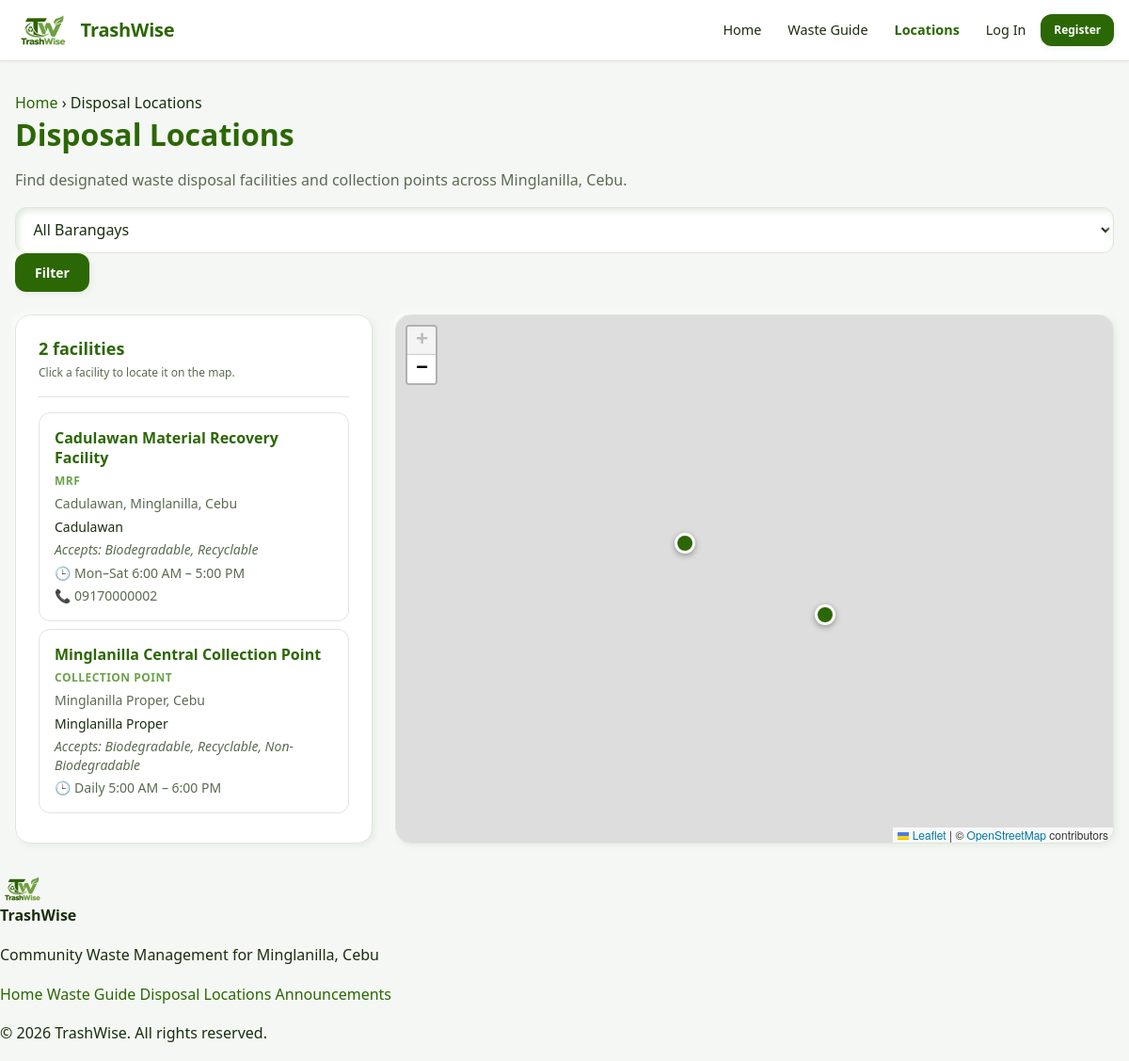
Page /modules/locations/disposal-locations.php on the committed database.
### tables this page shows
CREATE TABLE disposal_locations (
    location_id         INT UNSIGNED NOT NULL AUTO_INCREMENT,
    barangay_id         INT UNSIGNED NOT NULL,
    location_name       VARCHAR(255) NOT NULL,
    facility_type       VARCHAR(100) DEFAULT NULL,
    address             VARCHAR(500) NOT NULL,
    latitude            DECIMAL(10,8) DEFAULT NULL,
    longitude           DECIMAL(11,8) DEFAULT NULL,
    accepted_categories VARCHAR(500) DEFAULT NULL,
    operating_hours     VARCHAR(255) DEFAULT NULL,
    contact_number      VARCHAR(20)  DEFAULT NULL,
    is_active           TINYINT(1)   NOT NULL DEFAULT 1,
    created_at          DATETIME     NOT NULL DEFAULT CURRENT_TIMESTAMP,
    PRIMARY KEY (location_id),
    KEY idx_locations_barangay (barangay_id),
    KEY idx_locations_active   (is_active),
    CONSTRAINT fk_locations_barangay
        FOREIGN KEY (barangay_id) REFERENCES barangays(barangay_id)
        ON DELETE RESTRICT ON UPDATE CASCADE
);

CREATE TABLE barangays (
    barangay_id   INT UNSIGNED NOT NULL AUTO_INCREMENT,
    barangay_name VARCHAR(100) NOT NULL,
    municipality  VARCHAR(100) NOT NULL DEFAULT 'Minglanilla',
    province      VARCHAR(100) NOT NULL DEFAULT 'Cebu',
    latitude      DECIMAL(10,8) DEFAULT NULL,
    longitude     DECIMAL(11,8) DEFAULT NULL,
    is_active     TINYINT(1)   NOT NULL DEFAULT 1,
    created_at    DATETIME     NOT NULL DEFAULT CURRENT_TIMESTAMP,
    PRIMARY KEY (barangay_id),
    UNIQUE KEY uq_barangay_name (barangay_name),
    KEY idx_barangay_active (is_active)
);

### includes/functions.php (called while the page is built, shortened)
<?php
require_once __DIR__ . '/../config/database.php';
function e($value): string
{
    return htmlspecialchars((string) $value, ENT_QUOTES | ENT_SUBSTITUTE, 'UTF-8');
}

### includes/auth.php (called while the page is built, shortened)
<?php
require_once __DIR__ . '/functions.php';
function is_logged_in(): bool
{
    return !empty($_SESSION['user_id']);
}

### config/database.php (called while the page is built, shortened)
<?php
function db(): PDO
{
    static $pdo = null;
    if ($pdo instanceof PDO) {
        return $pdo;
    }
    $dsn = sprintf(
        'mysql:host=%s;dbname=%s;charset=%s',
        DB_HOST,
        DB_NAME,
        DB_CHARSET
    );
    $options = [
        PDO::ATTR_ERRMODE            => PDO::ERRMODE_EXCEPTION,
        PDO::ATTR_DEFAULT_FETCH_MODE => PDO::FETCH_ASSOC,
        PDO::ATTR_EMULATE_PREPARES   => false,
        PDO::ATTR_PERSISTENT         => false,
        PDO::ATTR_STRINGIFY_FETCHES  => false,
    ];
    try {
        $pdo = new PDO($dsn, DB_USER, DB_PASS, $options);
    } catch (PDOException $e) {
        error_log('[TrashWise DB] ' . $e->getMessage());
        if (!headers_sent()) {
            http_response_code(500);
        }
        if (APP_DEBUG) {
            exit('Database connection failed: ' . htmlspecialchars($e->getMessage(), ENT_QUOTES, 'UTF-8'));
        }
        exit('A database error occurred. Please try again later.');
    }
    return $pdo;
}
function db_query(string $sql, array $params = []): PDOStatement
{
    $stmt = db()->prepare($sql);
    $stmt->execute($params);
    return $stmt;
}
function db_all(string $sql, array $params = []): array
{
    return db_query($sql, $params)->fetchAll();
}

### modules/locations/disposal-locations.php (the view, shortened to what this page needs)
<?php
require_once __DIR__ . '/../../config/database.php';
require_once __DIR__ . '/../../includes/functions.php';
require_once __DIR__ . '/../../includes/auth.php';
$barangayFilter = input_int('barangay_id', 'GET');
$where  = ['dl.is_active = 1'];
$params = [];
$whereSql = 'WHERE ' . implode(' AND ', $where);
$facilities = db_all("
    SELECT dl.location_id, dl.location_name, dl.facility_type, dl.address,
           dl.latitude, dl.longitude, dl.accepted_categories,
           dl.operating_hours, dl.contact_number,
           b.barangay_id, b.barangay_name
      FROM disposal_locations dl
      JOIN barangays b ON b.barangay_id = dl.barangay_id
     {$whereSql}
     ORDER BY b.barangay_name ASC, dl.location_name ASC
", $params);
$pageCss   = ['disposal-locations.css'];
$bodyClass = 'page-map';
require_once __DIR__ . '/../../includes/header.php';
?>
<link rel="stylesheet"
      href="https://unpkg.com/leaflet@1.9.4/dist/leaflet.css"
>
<section class="container page-header">
    <nav class="breadcrumb" aria-label="Breadcrumb">
        <a href="<?= e(BASE_URL) ?>/index.php">Home</a>
        <span aria-hidden="true">›</span>
        <span aria-current="page">Disposal Locations</span>
    </nav>
    <h1 class="page-title">Disposal Locations</h1>
    <p class="text-muted">
        Find designated waste disposal facilities and collection points across Minglanilla, Cebu.
    </p>
</section>
<section class="container">
    <form method="get"
          action="<?= e(BASE_URL) ?>/modules/locations/disposal-locations.php"
          class="filters filters--inline">
        <div class="filters__row">
            <div class="filters__field">
                <select class="form-select" id="barangay_id" name="barangay_id">
                    <option value="">All Barangays</option>
                </select>
            </div>
            <button type="submit" class="btn btn-primary">Filter</button>
        </div>
    </form>
    <?php if (empty($facilities)): ?>
        <div class="empty-state">
            <h3>No disposal facilities found</h3>
            <?php if ($barangayFilter > 0): ?>
                <p>Try a different barangay or reset the filter.</p>
                <a class="btn btn-outline"
                   href="<?= e(BASE_URL) ?>/modules/locations/disposal-locations.php">Show All</a>
            <?php else: ?>
                <p>No disposal facilities are currently registered.</p>
            <?php endif; ?>
        </div>
    <?php else: ?>
        <div class="facilities-layout">
            <aside class="facilities-sidebar" aria-label="Facility list">
                <div class="facilities-sidebar__header">
                    <h2 class="facilities-sidebar__title">
                        <?= count($facilities) ?> facilit<?= count($facilities) === 1 ? 'y' : 'ies' ?>
                    </h2>
                    <p class="facilities-sidebar__hint">Click a facility to locate it on the map.</p>
                </div>
                <ul class="facility-list" id="facilityList" role="list">
                    <?php foreach ($facilities as $f): ?>
                        <?php
                            $hasCoords = $f['latitude'] !== null && $f['longitude'] !== null;
                        ?>
                        <li class="facility-item"
                            data-facility-id="<?= (int) $f['location_id'] ?>"
                            data-has-coords="<?= $hasCoords ? '1' : '0' ?>">
                            <button type="button"
                                    class="facility-item__button"
                                    <?= $hasCoords ? '' : 'disabled aria-disabled="true"' ?>>
                                <span class="facility-item__name"><?= e($f['location_name']) ?></span>
                                <?php if (!empty($f['facility_type'])): ?>
                                    <span class="facility-item__type"><?= e($f['facility_type']) ?></span>
                                <?php endif; ?>
                                <span class="facility-item__address">
                                    <?= e($f['address']) ?>
                                </span>
                                <span class="facility-item__barangay"><?= e($f['barangay_name']) ?></span>
                                <?php if (!empty($f['accepted_categories'])): ?>
                                    <span class="facility-item__categories">
                                        Accepts: <?= e($f['accepted_categories']) ?>
                                    </span>
                                <?php endif; ?>
                                <?php if (!empty($f['operating_hours'])): ?>
                                    <span class="facility-item__hours">
                                        🕒 <?= e($f['operating_hours']) ?>
                                    </span>
                                <?php endif; ?>
                                <?php if (!empty($f['contact_number'])): ?>
                                    <span class="facility-item__contact">
                                        📞 <?= e($f['contact_number']) ?>
                                    </span>
                                <?php endif; ?>
                            </button>
                        </li>
                    <?php endforeach; ?>
                </ul>
            </aside>
            <div class="facilities-map-wrapper">
                <div id="facilitiesMap"
                     class="facilities-map"
                     role="region"
                     aria-label="Map of disposal facilities"></div>
            </div>
        </div>
    <?php endif; ?>
</section>
<?php require_once __DIR__ . '/../../includes/footer.php'; ?>

### includes/header.php (shortened to what this page needs)
<?php
require_once __DIR__ . '/functions.php';
$pageCss   = $pageCss   ?? [];
$bodyClass = $bodyClass ?? '';
?>
<!DOCTYPE html>
<html lang="en">
<head>
    <link rel="stylesheet" href="<?= e(BASE_URL) ?>/assets/css/global.css">
    <link rel="stylesheet" href="<?= e(BASE_URL) ?>/assets/css/header.css">
    <?php foreach ($pageCss as $css): ?>
        <link rel="stylesheet" href="<?= e(BASE_URL) ?>/assets/css/<?= e($css) ?>">
    <?php endforeach; ?>
</head>
<body class="<?= e($bodyClass) ?>">
<?php require __DIR__ . '/navigation.php'; ?>
<main class="app-main">

### includes/navigation.php (shortened to what this page needs)
<?php
require_once __DIR__ . '/auth.php';
$loggedIn = is_logged_in();
?>
<header class="app-header">
    <div class="app-header__inner">
        <a class="app-brand" href="<?= e(BASE_URL) ?>/index.php" aria-label="TrashWise home">
            <img src="<?= e(BASE_URL) ?>/assets/images/trashwiselogo.png"
                 alt="TrashWise Logo" class="app-brand__logo" width="40" height="40">
            <span class="app-brand__name">TrashWise</span>
        </a>
        <nav class="app-nav" id="primaryNav" aria-label="Primary">
            <ul class="app-nav__list">
                <?php if (!$loggedIn): ?>
                    <li><a class="app-nav__link" href="<?= e(BASE_URL) ?>/index.php">Home</a></li>
                    <li><a class="app-nav__link" href="<?= e(BASE_URL) ?>/modules/guides/waste-guide.php">Waste Guide</a></li>
                    <li><a class="app-nav__link" href="<?= e(BASE_URL) ?>/modules/locations/disposal-locations.php">Locations</a></li>
                    <li><a class="app-nav__link" href="<?= e(BASE_URL) ?>/login.php">Log In</a></li>
                    <li><a class="btn btn-primary btn-sm" href="<?= e(BASE_URL) ?>/register.php">Register</a></li>
                <?php endif; ?>
            </ul>
        </nav>
    </div>
</header>

### includes/footer.php (shortened to what this page needs)
</main>
<footer class="app-footer">
    <div class="app-footer__inner">
        <div class="app-footer__brand">
            <img src="<?= e(BASE_URL) ?>/assets/images/trashwiselogo.png"
                 alt="TrashWise Logo" class="app-footer__logo" width="48" height="48">
            <div>
                <strong>TrashWise</strong>
                <p>Community Waste Management for Minglanilla, Cebu</p>
            </div>
        </div>
        <nav class="app-footer__links" aria-label="Footer">
            <a href="<?= e(BASE_URL) ?>/index.php">Home</a>
            <a href="<?= e(BASE_URL) ?>/modules/guides/waste-guide.php">Waste Guide</a>
            <a href="<?= e(BASE_URL) ?>/modules/locations/disposal-locations.php">Disposal Locations</a>
            <a href="<?= e(BASE_URL) ?>/modules/announcements/announcements.php">Announcements</a>
        </nav>
        <p class="app-footer__copy">
            &copy; <?= date('Y') ?> TrashWise. All rights reserved.
        </p>
    </div>
</footer>
</body>
</html>

### assets/css/global.css (style rules this page uses)
:root { --tw-primary: #2C6705; --tw-primary-hover: #245504; --tw-primary-light: #e8f0e3; --tw-secondary: #6BA24B; --tw-secondary-hover:#5a8f3e; --tw-secondary-light:#f0f6ec; --tw-white: #FFFFFF; --tw-bg: #f5f7f4; --tw-surface: #FFFFFF; --tw-border: #e0e5dc; --tw-text: #1a2e0f; --tw-text-muted: #5a6b52; --tw-text-light: #8a9a82; --tw-pending: #d97706; --tw-progress: #2563eb; --tw-verified: #2C6705; --tw-resolved: #2C6705; --tw-rejected: #dc2626; --tw-shadow-light: #ffffff; --tw-shadow-dark: rgba(44, 103, 5, 0.14); --tw-shadow-raised: 4px 4px 10px var(--tw-shadow-dark), -4px -4px 10px var(--tw-shadow-light); --tw-shadow-flat: 2px 2px 6px rgba(44, 103, 5, 0.08), -2px -2px 6px rgba(255, 255, 255, 0.9); --tw-shadow-inset: inset 3px 3px 6px var(--tw-shadow-dark), inset -3px -3px 6px var(--tw-shadow-light); --tw-radius-sm: 8px; --tw-radius-md: 12px; --tw-radius-lg: 16px; --tw-radius-full: 9999px; --tw-space-xs: 0.25rem; --tw-space-sm: 0.5rem; --tw-space-md: 1rem; --tw-space-lg: 1.5rem; --tw-space-xl: 2rem; --tw-space-2xl: 3rem; --tw-font: 'Segoe UI', system-ui, -apple-system, Roboto, Helvetica, Arial, sans-serif; --tw-text-xs: 0.75rem; --tw-text-sm: 0.875rem; --tw-text-base: 1rem; --tw-text-lg: 1.125rem; --tw-text-xl: 1.25rem; --tw-text-2xl: 1.5rem; --tw-text-3xl: 2rem; --tw-transition: 200ms ease; }
*, *::before, *::after { box-sizing: border-box; }
html { scroll-behavior: smooth; }
body { margin: 0; font-family: var(--tw-font); font-size: var(--tw-text-base); line-height: 1.6; color: var(--tw-text); background-color: var(--tw-bg); -webkit-font-smoothing: antialiased; }
img { max-width: 100%; height: auto; display: block; }
a { color: var(--tw-primary); text-decoration: none; transition: color var(--tw-transition); }
button { font-family: inherit; cursor: pointer; }
.container { width: 100%; max-width: 1200px; margin: 0 auto; padding: 0 var(--tw-space-md); }
.app-main { min-height: calc(100vh - 200px); padding: var(--tw-space-xl) 0; }
h1, h2, h3, h4 { color: var(--tw-primary); font-weight: 600; line-height: 1.25; margin: 0 0 var(--tw-space-sm); }
h1 { font-size: var(--tw-text-3xl); }
h2 { font-size: var(--tw-text-2xl); }
.btn { display: inline-flex; align-items: center; justify-content: center; gap: var(--tw-space-xs); padding: 0.65rem 1.25rem; font-size: var(--tw-text-sm); font-weight: 600; border-radius: var(--tw-radius-md); border: 1px solid transparent; text-decoration: none; transition: all var(--tw-transition); white-space: nowrap; cursor: pointer; background: var(--tw-surface); color: var(--tw-text); }
.btn-primary { background-color: var(--tw-primary); color: var(--tw-white); box-shadow: var(--tw-shadow-flat); }
.btn-sm { padding: 0.4rem 0.8rem; font-size: var(--tw-text-xs); }
.form-control, .form-select, .form-textarea { width: 100%; padding: 0.7rem 0.9rem; font-size: var(--tw-text-base); font-family: inherit; color: var(--tw-text); background-color: var(--tw-surface); border: 1px solid var(--tw-border); border-radius: var(--tw-radius-md); box-shadow: var(--tw-shadow-inset); transition: border-color var(--tw-transition), box-shadow var(--tw-transition); }
.text-muted { color: var(--tw-text-muted); }

### assets/css/header.css (style rules this page uses)
.app-header { position: sticky; top: 0; z-index: 900; background-color: var(--tw-white); border-bottom: 1px solid var(--tw-border); box-shadow: 0 1px 3px rgba(44, 103, 5, 0.06); }
.app-header__inner { max-width: 1200px; margin: 0 auto; padding: 0.75rem 1rem; display: flex; align-items: center; justify-content: space-between; gap: 1rem; }
.app-brand { display: flex; align-items: center; gap: 0.6rem; text-decoration: none; color: var(--tw-primary); font-weight: 700; }
.app-brand__logo { height: 40px; width: auto; }
.app-brand__name { font-size: 1.25rem; letter-spacing: -0.01em; }
.app-nav__list { list-style: none; display: flex; align-items: center; gap: 0.25rem; margin: 0; padding: 0; }
.app-nav__link { display: inline-block; padding: 0.5rem 0.75rem; border-radius: var(--tw-radius-sm); font-size: 0.9rem; font-weight: 500; color: var(--tw-text); background: none; border: none; cursor: pointer; transition: background-color var(--tw-transition), color var(--tw-transition); }

### rows in the picture
disposal_locations: location_name "Cadulawan Material Recovery Facility", facility_type "MRF", address "Cadulawan, Minglanilla, Cebu", barangay.barangay_name "Cadulawan", accepted_categories "Biodegradable, Recyclable", operating_hours "Mon–Sat 6:00 AM – 5:00 PM", contact_number "09170000002"
disposal_locations: location_name "Minglanilla Central Collection Point", facility_type "COLLECTION POINT", address "Minglanilla Proper, Cebu", barangay.barangay_name "Minglanilla Proper", accepted_categories "Biodegradable, Recyclable, Non-Biodegradable", operating_hours "Daily 5:00 AM – 6:00 PM"

### other values in the picture
count($facilities) "2"
